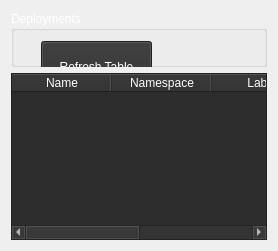
            <widget class="QWidget" name="page_5">
             <layout class="QVBoxLayout" name="verticalLayout_10">
              <item>
               <widget class="QGroupBox" name="groupBox_5">
                <property name="sizePolicy">
                 <sizepolicy hsizetype="Preferred" vsizetype="Preferred">
                  <horstretch>0</horstretch>
                  <verstretch>1</verstretch>
                 </sizepolicy>
                </property>
                <property name="palette">
                 <palette>
                  <active>
                   <colorrole role="WindowText">
                    <brush brushstyle="SolidPattern">
                     <color alpha="255">
                      <red>255</red>
                      <green>255</green>
                      <blue>255</blue>
                     </color>
                    </brush>
                   </colorrole>
                   <colorrole role="Button">
                    <brush brushstyle="SolidPattern">
                     <color alpha="255">
                      <red>45</red>
                      <green>45</green>
                      <blue>45</blue>
                     </color>
                    </brush>
                   </colorrole>
                   <colorrole role="Base">
                    <brush brushstyle="SolidPattern">
                     <color alpha="255">
                      <red>45</red>
                      <green>45</green>
                      <blue>45</blue>
                     </color>
                    </brush>
                   </colorrole>
                   <colorrole role="Window">
                    <brush brushstyle="SolidPattern">
                     <color alpha="255">
                      <red>45</red>
                      <green>45</green>
                      <blue>45</blue>
                     </color>
                    </brush>
                   </colorrole>
                  </active>
                  <inactive>
                   <colorrole role="WindowText">
                    <brush brushstyle="SolidPattern">
                     <color alpha="255">
                      <red>255</red>
                      <green>255</green>
                      <blue>255</blue>
                     </color>
                    </brush>
                   </colorrole>
                   <colorrole role="Button">
                    <brush brushstyle="SolidPattern">
                     <color alpha="255">
                      <red>45</red>
                      <green>45</green>
                      <blue>45</blue>
                     </color>
                    </brush>
                   </colorrole>
                   <colorrole role="Base">
                    <brush brushstyle="SolidPattern">
                     <color alpha="255">
                      <red>45</red>
                      <green>45</green>
                      <blue>45</blue>
                     </color>
                    </brush>
                   </colorrole>
                   <colorrole role="Window">
                    <brush brushstyle="SolidPattern">
                     <color alpha="255">
                      <red>45</red>
                      <green>45</green>
                      <blue>45</blue>
                     </color>
                    </brush>
                   </colorrole>
                  </inactive>
                  <disabled>
                   <colorrole role="WindowText">
                    <brush brushstyle="SolidPattern">
                     <color alpha="255">
                      <red>120</red>
                      <green>120</green>
                      <blue>120</blue>
                     </color>
                    </brush>
                   </colorrole>
                   <colorrole role="Button">
                    <brush brushstyle="SolidPattern">
                     <color alpha="255">
                      <red>45</red>
                      <green>45</green>
                      <blue>45</blue>
                     </color>
                    </brush>
                   </colorrole>
                   <colorrole role="Base">
                    <brush brushstyle="SolidPattern">
                     <color alpha="255">
                      <red>45</red>
                      <green>45</green>
                      <blue>45</blue>
                     </color>
                    </brush>
                   </colorrole>
                   <colorrole role="Window">
                    <brush brushstyle="SolidPattern">
                     <color alpha="255">
                      <red>45</red>
                      <green>45</green>
                      <blue>45</blue>
                     </color>
                    </brush>
                   </colorrole>
                  </disabled>
                 </palette>
                </property>
                <property name="title">
                 <string>Deployments</string>
                </property>
                <widget class="QPushButton" name="btn_add_deployment">
                 <property name="geometry">
                  <rect>
                   <x>170</x>
                   <y>90</y>
                   <width>111</width>
                   <height>41</height>
                  </rect>
                 </property>
                 <property name="palette">
                  <palette>
                   <active>
                    <colorrole role="Button">
                     <brush brushstyle="SolidPattern">
                      <color alpha="255">
                       <red>45</red>
                       <green>45</green>
                       <blue>45</blue>
                      </color>
                     </brush>
                    </colorrole>
                    <colorrole role="ButtonText">
                     <brush brushstyle="SolidPattern">
                      <color alpha="255">
                       <red>255</red>
                       <green>255</green>
                       <blue>255</blue>
                      </color>
                     </brush>
                    </colorrole>
                    <colorrole role="Base">
                     <brush brushstyle="SolidPattern">
                      <color alpha="255">
                       <red>45</red>
                       <green>45</green>
                       <blue>45</blue>
                      </color>
                     </brush>
                    </colorrole>
                    <colorrole role="Window">
                     <brush brushstyle="SolidPattern">
                      <color alpha="255">
                       <red>45</red>
                       <green>45</green>
                       <blue>45</blue>
                      </color>
                     </brush>
                    </colorrole>
                   </active>
                   <inactive>
                    <colorrole role="Button">
                     <brush brushstyle="SolidPattern">
                      <color alpha="255">
                       <red>45</red>
                       <green>45</green>
                       <blue>45</blue>
                      </color>
                     </brush>
                    </colorrole>
                    <colorrole role="ButtonText">
                     <brush brushstyle="SolidPattern">
                      <color alpha="255">
                       <red>255</red>
                       <green>255</green>
                       <blue>255</blue>
                      </color>
                     </brush>
                    </colorrole>
                    <colorrole role="Base">
                     <brush brushstyle="SolidPattern">
                      <color alpha="255">
                       <red>45</red>
                       <green>45</green>
                       <blue>45</blue>
                      </color>
                     </brush>
                    </colorrole>
                    <colorrole role="Window">
                     <brush brushstyle="SolidPattern">
                      <color alpha="255">
                       <red>45</red>
                       <green>45</green>
                       <blue>45</blue>
                      </color>
                     </brush>
                    </colorrole>
                   </inactive>
                   <disabled>
                    <colorrole role="Button">
                     <brush brushstyle="SolidPattern">
                      <color alpha="255">
                       <red>45</red>
                       <green>45</green>
                       <blue>45</blue>
                      </color>
                     </brush>
                    </colorrole>
                    <colorrole role="ButtonText">
                     <brush brushstyle="SolidPattern">
                      <color alpha="255">
                       <red>120</red>
                       <green>120</green>
                       <blue>120</blue>
                      </color>
                     </brush>
                    </colorrole>
                    <colorrole role="Base">
                     <brush brushstyle="SolidPattern">
                      <color alpha="255">
                       <red>45</red>
                       <green>45</green>
                       <blue>45</blue>
                      </color>
                     </brush>
                    </colorrole>
                    <colorrole role="Window">
                     <brush brushstyle="SolidPattern">
                      <color alpha="255">
                       <red>45</red>
                       <green>45</green>
                       <blue>45</blue>
                      </color>
                     </brush>
                    </colorrole>
                   </disabled>
                  </palette>
                 </property>
                 <property name="text">
                  <string>Add Deployment</string>
                 </property>
                </widget>
                <widget class="QPushButton" name="btn_update_deployment">
                 <property name="geometry">
                  <rect>
                   <x>310</x>
                   <y>90</y>
                   <width>111</width>
                   <height>41</height>
                  </rect>
                 </property>
                 <property name="palette">
                  <palette>
                   <active>
                    <colorrole role="Button">
                     <brush brushstyle="SolidPattern">
                      <color alpha="255">
                       <red>45</red>
                       <green>45</green>
                       <blue>45</blue>
                      </color>
                     </brush>
                    </colorrole>
                    <colorrole role="ButtonText">
                     <brush brushstyle="SolidPattern">
                      <color alpha="255">
                       <red>255</red>
                       <green>255</green>
                       <blue>255</blue>
                      </color>
                     </brush>
                    </colorrole>
                    <colorrole role="Base">
                     <brush brushstyle="SolidPattern">
                      <color alpha="255">
                       <red>45</red>
                       <green>45</green>
                       <blue>45</blue>
                      </color>
                     </brush>
                    </colorrole>
                    <colorrole role="Window">
                     <brush brushstyle="SolidPattern">
                      <color alpha="255">
                       <red>45</red>
                       <green>45</green>
                       <blue>45</blue>
                      </color>
                     </brush>
                    </colorrole>
                   </active>
                   <inactive>
                    <colorrole role="Button">
                     <brush brushstyle="SolidPattern">
                      <color alpha="255">
                       <red>45</red>
                       <green>45</green>
                       <blue>45</blue>
                      </color>
                     </brush>
                    </colorrole>
                    <colorrole role="ButtonText">
                     <brush brushstyle="SolidPattern">
                      <color alpha="255">
                       <red>255</red>
                       <green>255</green>
                       <blue>255</blue>
                      </color>
                     </brush>
                    </colorrole>
                    <colorrole role="Base">
                     <brush brushstyle="SolidPattern">
                      <color alpha="255">
                       <red>45</red>
                       <green>45</green>
                       <blue>45</blue>
                      </color>
                     </brush>
                    </colorrole>
                    <colorrole role="Window">
                     <brush brushstyle="SolidPattern">
                      <color alpha="255">
                       <red>45</red>
                       <green>45</green>
                       <blue>45</blue>
                      </color>
                     </brush>
                    </colorrole>
                   </inactive>
                   <disabled>
                    <colorrole role="Button">
                     <brush brushstyle="SolidPattern">
                      <color alpha="255">
                       <red>45</red>
                       <green>45</green>
                       <blue>45</blue>
                      </color>
                     </brush>
                    </colorrole>
                    <colorrole role="ButtonText">
                     <brush brushstyle="SolidPattern">
                      <color alpha="255">
                       <red>120</red>
                       <green>120</green>
                       <blue>120</blue>
                      </color>
                     </brush>
                    </colorrole>
                    <colorrole role="Base">
                     <brush brushstyle="SolidPattern">
                      <color alpha="255">
                       <red>45</red>
                       <green>45</green>
                       <blue>45</blue>
                      </color>
                     </brush>
                    </colorrole>
                    <colorrole role="Window">
                     <brush brushstyle="SolidPattern">
                      <color alpha="255">
                       <red>45</red>
                       <green>45</green>
                       <blue>45</blue>
                      </color>
                     </brush>
                    </colorrole>
                   </disabled>
                  </palette>
                 </property>
                 <property name="text">
                  <string>Update Selected
Deployment</string>
                 </property>
                </widget>
                <widget class="QPushButton" name="btn_delete_deployment">
                 <property name="geometry">
                  <rect>
                   <x>440</x>
                   <y>90</y>
                   <width>111</width>
                   <height>41</height>
                  </rect>
                 </property>
                 <property name="palette">
                  <palette>
                   <active>
                    <colorrole role="Button">
                     <brush brushstyle="SolidPattern">
                      <color alpha="255">
                       <red>45</red>
                       <green>45</green>
                       <blue>45</blue>
                      </color>
                     </brush>
                    </colorrole>
                    <colorrole role="ButtonText">
                     <brush brushstyle="SolidPattern">
                      <color alpha="255">
                       <red>255</red>
                       <green>255</green>
                       <blue>255</blue>
                      </color>
                     </brush>
                    </colorrole>
                    <colorrole role="Base">
                     <brush brushstyle="SolidPattern">
                      <color alpha="255">
                       <red>45</red>
                       <green>45</green>
                       <blue>45</blue>
                      </color>
                     </brush>
                    </colorrole>
                    <colorrole role="Window">
                     <brush brushstyle="SolidPattern">
                      <color alpha="255">
                       <red>45</red>
                       <green>45</green>
                       <blue>45</blue>
                      </color>
                     </brush>
                    </colorrole>
                   </active>
                   <inactive>
                    <colorrole role="Button">
                     <brush brushstyle="SolidPattern">
                      <color alpha="255">
                       <red>45</red>
                       <green>45</green>
                       <blue>45</blue>
                      </color>
                     </brush>
                    </colorrole>
                    <colorrole role="ButtonText">
                     <brush brushstyle="SolidPattern">
                      <color alpha="255">
                       <red>255</red>
                       <green>255</green>
                       <blue>255</blue>
                      </color>
                     </brush>
                    </colorrole>
                    <colorrole role="Base">
                     <brush brushstyle="SolidPattern">
                      <color alpha="255">
                       <red>45</red>
                       <green>45</green>
                       <blue>45</blue>
                      </color>
                     </brush>
                    </colorrole>
                    <colorrole role="Window">
                     <brush brushstyle="SolidPattern">
                      <color alpha="255">
                       <red>45</red>
                       <green>45</green>
                       <blue>45</blue>
                      </color>
                     </brush>
                    </colorrole>
                   </inactive>
                   <disabled>
                    <colorrole role="Button">
                     <brush brushstyle="SolidPattern">
                      <color alpha="255">
                       <red>45</red>
                       <green>45</green>
                       <blue>45</blue>
                      </color>
                     </brush>
                    </colorrole>
                    <colorrole role="ButtonText">
                     <brush brushstyle="SolidPattern">
                      <color alpha="255">
                       <red>120</red>
                       <green>120</green>
                       <blue>120</blue>
                      </color>
                     </brush>
                    </colorrole>
                    <colorrole role="Base">
                     <brush brushstyle="SolidPattern">
                      <color alpha="255">
                       <red>45</red>
                       <green>45</green>
                       <blue>45</blue>
                      </color>
                     </brush>
                    </colorrole>
                    <colorrole role="Window">
                     <brush brushstyle="SolidPattern">
                      <color alpha="255">
                       <red>45</red>
                       <green>45</green>
                       <blue>45</blue>
                      </color>
                     </brush>
                    </colorrole>
                   </disabled>
                  </palette>
                 </property>
                 <property name="text">
                  <string>Delete Selected
Deployment</string>
                 </property>
                </widget>
                <widget class="QPushButton" name="btn_refresh_deployments_table">
                 <property name="geometry">
                  <rect>
                   <x>30</x>
                   <y>30</y>
                   <width>111</width>
                   <height>51</height>
                  </rect>
                 </property>
                 <property name="palette">
                  <palette>
                   <active>
                    <colorrole role="Button">
                     <brush brushstyle="SolidPattern">
                      <color alpha="255">
                       <red>45</red>
                       <green>45</green>
                       <blue>45</blue>
                      </color>
                     </brush>
                    </colorrole>
                    <colorrole role="ButtonText">
                     <brush brushstyle="SolidPattern">
                      <color alpha="255">
                       <red>255</red>
                       <green>255</green>
                       <blue>255</blue>
                      </color>
                     </brush>
                    </colorrole>
                    <colorrole role="Base">
                     <brush brushstyle="SolidPattern">
                      <color alpha="255">
                       <red>45</red>
                       <green>45</green>
                       <blue>45</blue>
                      </color>
                     </brush>
                    </colorrole>
                    <colorrole role="Window">
                     <brush brushstyle="SolidPattern">
                      <color alpha="255">
                       <red>45</red>
                       <green>45</green>
                       <blue>45</blue>
                      </color>
                     </brush>
                    </colorrole>
                   </active>
                   <inactive>
                    <colorrole role="Button">
                     <brush brushstyle="SolidPattern">
                      <color alpha="255">
                       <red>45</red>
                       <green>45</green>
                       <blue>45</blue>
                      </color>
                     </brush>
                    </colorrole>
                    <colorrole role="ButtonText">
                     <brush brushstyle="SolidPattern">
                      <color alpha="255">
                       <red>255</red>
                       <green>255</green>
                       <blue>255</blue>
                      </color>
                     </brush>
                    </colorrole>
                    <colorrole role="Base">
                     <brush brushstyle="SolidPattern">
                      <color alpha="255">
                       <red>45</red>
                       <green>45</green>
                       <blue>45</blue>
                      </color>
                     </brush>
                    </colorrole>
                    <colorrole role="Window">
                     <brush brushstyle="SolidPattern">
                      <color alpha="255">
                       <red>45</red>
                       <green>45</green>
                       <blue>45</blue>
                      </color>
                     </brush>
                    </colorrole>
                   </inactive>
                   <disabled>
                    <colorrole role="Button">
                     <brush brushstyle="SolidPattern">
                      <color alpha="255">
                       <red>45</red>
                       <green>45</green>
                       <blue>45</blue>
                      </color>
                     </brush>
                    </colorrole>
                    <colorrole role="ButtonText">
                     <brush brushstyle="SolidPattern">
                      <color alpha="255">
                       <red>120</red>
                       <green>120</green>
                       <blue>120</blue>
                      </color>
                     </brush>
                    </colorrole>
                    <colorrole role="Base">
                     <brush brushstyle="SolidPattern">
                      <color alpha="255">
                       <red>45</red>
                       <green>45</green>
                       <blue>45</blue>
                      </color>
                     </brush>
                    </colorrole>
                    <colorrole role="Window">
                     <brush brushstyle="SolidPattern">
                      <color alpha="255">
                       <red>45</red>
                       <green>45</green>
                       <blue>45</blue>
                      </color>
                     </brush>
                    </colorrole>
                   </disabled>
                  </palette>
                 </property>
                 <property name="text">
                  <string>Refresh Table</string>
                 </property>
                </widget>
               </widget>
              </item>
              <item>
               <widget class="QTableWidget" name="deploymentTable">
                <property name="sizePolicy">
                 <sizepolicy hsizetype="Expanding" vsizetype="Expanding">
                  <horstretch>0</horstretch>
                  <verstretch>3</verstretch>
                 </sizepolicy>
                </property>
                <property name="palette">
                 <palette>
                  <active>
                   <colorrole role="WindowText">
                    <brush brushstyle="SolidPattern">
                     <color alpha="255">
                      <red>255</red>
                      <green>255</green>
                      <blue>255</blue>
                     </color>
                    </brush>
                   </colorrole>
                   <colorrole role="Button">
                    <brush brushstyle="SolidPattern">
                     <color alpha="255">
                      <red>45</red>
                      <green>45</green>
                      <blue>45</blue>
                     </color>
                    </brush>
                   </colorrole>
                   <colorrole role="Text">
                    <brush brushstyle="SolidPattern">
                     <color alpha="255">
                      <red>255</red>
                      <green>255</green>
                      <blue>255</blue>
                     </color>
                    </brush>
                   </colorrole>
                   <colorrole role="ButtonText">
                    <brush brushstyle="SolidPattern">
                     <color alpha="255">
                      <red>255</red>
                      <green>255</green>
                      <blue>255</blue>
                     </color>
                    </brush>
                   </colorrole>
                   <colorrole role="Base">
                    <brush brushstyle="SolidPattern">
                     <color alpha="255">
                      <red>45</red>
                      <green>45</green>
                      <blue>45</blue>
                     </color>
                    </brush>
                   </colorrole>
                   <colorrole role="Window">
                    <brush brushstyle="SolidPattern">
                     <color alpha="255">
                      <red>45</red>
                      <green>45</green>
                      <blue>45</blue>
                     </color>
                    </brush>
                   </colorrole>
                  </active>
                  <inactive>
                   <colorrole role="WindowText">
                    <brush brushstyle="SolidPattern">
                     <color alpha="255">
                      <red>255</red>
                      <green>255</green>
                      <blue>255</blue>
                     </color>
                    </brush>
                   </colorrole>
                   <colorrole role="Button">
                    <brush brushstyle="SolidPattern">
                     <color alpha="255">
                      <red>45</red>
                      <green>45</green>
                      <blue>45</blue>
                     </color>
                    </brush>
                   </colorrole>
                   <colorrole role="Text">
                    <brush brushstyle="SolidPattern">
                     <color alpha="255">
                      <red>255</red>
                      <green>255</green>
                      <blue>255</blue>
                     </color>
                    </brush>
                   </colorrole>
                   <colorrole role="ButtonText">
                    <brush brushstyle="SolidPattern">
                     <color alpha="255">
                      <red>255</red>
                      <green>255</green>
                      <blue>255</blue>
                     </color>
                    </brush>
                   </colorrole>
                   <colorrole role="Base">
                    <brush brushstyle="SolidPattern">
                     <color alpha="255">
                      <red>45</red>
                      <green>45</green>
                      <blue>45</blue>
                     </color>
                    </brush>
                   </colorrole>
                   <colorrole role="Window">
                    <brush brushstyle="SolidPattern">
                     <color alpha="255">
                      <red>45</red>
                      <green>45</green>
                      <blue>45</blue>
                     </color>
                    </brush>
                   </colorrole>
                  </inactive>
                  <disabled>
                   <colorrole role="WindowText">
                    <brush brushstyle="SolidPattern">
                     <color alpha="255">
                      <red>120</red>
                      <green>120</green>
                      <blue>120</blue>
                     </color>
                    </brush>
                   </colorrole>
                   <colorrole role="Button">
                    <brush brushstyle="SolidPattern">
                     <color alpha="255">
                      <red>45</red>
                      <green>45</green>
                      <blue>45</blue>
                     </color>
                    </brush>
                   </colorrole>
                   <colorrole role="Text">
                    <brush brushstyle="SolidPattern">
                     <color alpha="255">
                      <red>120</red>
                      <green>120</green>
                      <blue>120</blue>
                     </color>
                    </brush>
                   </colorrole>
                   <colorrole role="ButtonText">
                    <brush brushstyle="SolidPattern">
                     <color alpha="255">
                      <red>120</red>
                      <green>120</green>
                      <blue>120</blue>
                     </color>
                    </brush>
                   </colorrole>
                   <colorrole role="Base">
                    <brush brushstyle="SolidPattern">
                     <color alpha="255">
                      <red>45</red>
                      <green>45</green>
                      <blue>45</blue>
                     </color>
                    </brush>
                   </colorrole>
                   <colorrole role="Window">
                    <brush brushstyle="SolidPattern">
                     <color alpha="255">
                      <red>45</red>
                      <green>45</green>
                      <blue>45</blue>
                     </color>
                    </brush>
                   </colorrole>
                  </disabled>
                 </palette>
                </property>
                <attribute name="verticalHeaderVisible">
                 <bool>false</bool>
                </attribute>
                <column>
                 <property name="text">
                  <string>Name</string>
                 </property>
                </column>
                <column>
                 <property name="text">
                  <string>Namespace</string>
                 </property>
                </column>
                <column>
                 <property name="text">
                  <string>Label</string>
                 </property>
                </column>
                <column>
                 <property name="text">
                  <string>Nº of Replicas</string>
                 </property>
                </column>
               </widget>
              </item>
             </layout>
            </widget>
